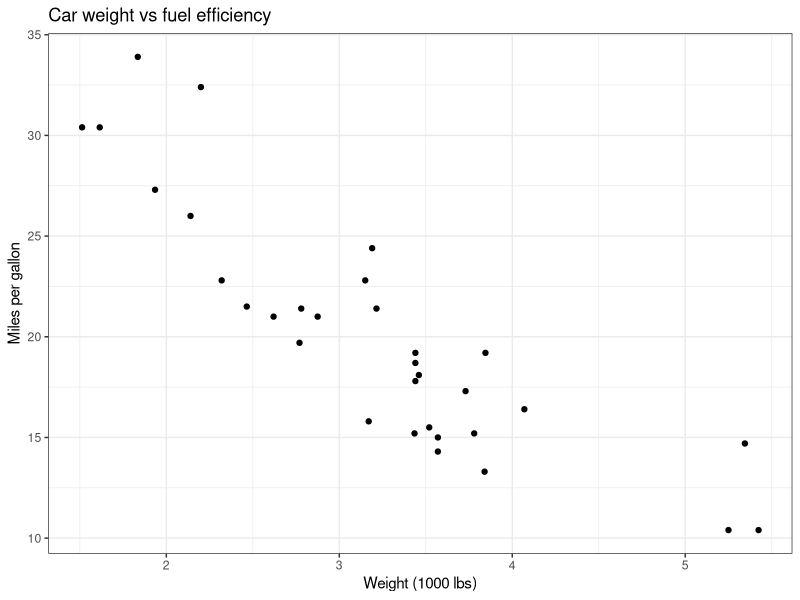

The R script that drew this image:
## ---- chunk 1
knitr::opts_chunk$set(
  echo = TRUE,
  message = FALSE,
  warning = FALSE
)
## ---- chunk 2
# A simple example
print("Hello, world! This is R.")
## ---- chunk 3
x <- 10
y <- 4
z <- x + y
z
## ---- chunk 4
numbers <- c(1, 2, 3, 4, 5)
names <- c("Alice", "Bob", "Charlie")
mean(numbers)
numbers * 2
## ---- chunk 5
students <- data.frame(
  name = c("Alice", "Bob", "Charlie"),
  age = c(20, 22, 21),
  passed = c(TRUE, TRUE, FALSE)
)
summary(students)
## ---- chunk 6
library(tidyverse)
## ---- chunk 7
# Load tidyverse and try a simple task
library(tidyverse)
my_data <- tibble(
  group = rep(c("A", "B"), each = 3),
  value = c(2, 4, 6, 1, 3, 5)
)
my_data |> group_by(group) |> summarize(avg_value = mean(value))
## ---- chunk 8
# Simple plot with ggplot2
mtcars |> ggplot(aes(x = wt, y = mpg)) +
  geom_point() +
  labs(title = "Car weight vs fuel efficiency",
       x = "Weight (1000 lbs)",
       y = "Miles per gallon")+theme_bw()
